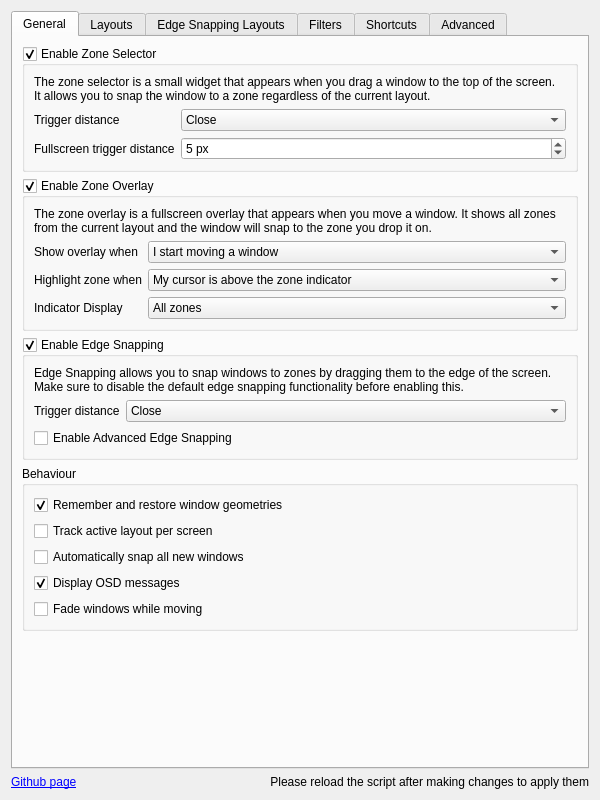
<?xml version="1.0" encoding="UTF-8"?>
<ui version="4.0">
 <class>KWin::KZonesConfigForm</class>
 <widget class="QWidget" name="KWin::KZonesConfigForm">
  <property name="geometry">
   <rect>
    <x>0</x>
    <y>0</y>
    <width>600</width>
    <height>800</height>
   </rect>
  </property>
  <layout class="QVBoxLayout" name="verticalLayout">
   <item>
    <widget class="QTabWidget" name="tabWidget">
     <property name="currentIndex">
      <number>0</number>
     </property>
     <widget class="QWidget" name="tab_general">
      <attribute name="icon">
       <iconset theme="systemsettings">
        <normaloff>../../../../../../../../.designer/backup</normaloff>../../../../../../../../.designer/backup</iconset>
      </attribute>
      <attribute name="title">
       <string>General</string>
      </attribute>
      <layout class="QVBoxLayout" name="verticalLayout_4">
       <item>
        <widget class="QGroupBox" name="kcfg_enableZoneSelector">
         <property name="title">
          <string>Enable Zone Selector</string>
         </property>
         <property name="alignment">
          <set>Qt::AlignLeading|Qt::AlignLeft|Qt::AlignTop</set>
         </property>
         <property name="checkable">
          <bool>true</bool>
         </property>
         <layout class="QVBoxLayout" name="verticalLayout_14">
          <item>
           <widget class="QLabel" name="label_zoneSelectorExplanation">
            <property name="text">
             <string>The zone selector is a small widget that appears when you drag a window to the top of the screen. It allows you to snap the window to a zone regardless of the current layout.</string>
            </property>
            <property name="wordWrap">
             <bool>true</bool>
            </property>
           </widget>
          </item>
          <item>
           <layout class="QFormLayout" name="formLayout_zoneSelector">
            <item row="0" column="1">
             <widget class="QComboBox" name="kcfg_zoneSelectorTriggerDistance">
              <property name="sizePolicy">
               <sizepolicy hsizetype="Expanding" vsizetype="Fixed">
                <horstretch>0</horstretch>
                <verstretch>0</verstretch>
               </sizepolicy>
              </property>
              <property name="currentText">
               <string>Close</string>
              </property>
              <property name="currentIndex">
               <number>0</number>
              </property>
              <item>
               <property name="text">
                <string>Close</string>
               </property>
              </item>
              <item>
               <property name="text">
                <string>Medium</string>
               </property>
              </item>
              <item>
               <property name="text">
                <string>Far</string>
               </property>
              </item>
             </widget>
            </item>
            <item row="0" column="0">
             <widget class="QLabel" name="label_zoneSelectorTriggerDistance">
              <property name="text">
               <string>Trigger distance </string>
              </property>
             </widget>
            </item>
            <item row="1" column="0">
             <widget class="QLabel" name="label_fullscreenTriggerDistance">
              <property name="text">
               <string>Fullscreen trigger distance</string>
              </property>
             </widget>
            </item>
            <item row="1" column="1">
             <widget class="QSpinBox" name="kcfg_fullscreenTriggerDistance">
              <property name="sizePolicy">
               <sizepolicy hsizetype="Expanding" vsizetype="Fixed">
                <horstretch>0</horstretch>
                <verstretch>0</verstretch>
               </sizepolicy>
              </property>
              <property name="toolTip">
               <string>Distance from the top edge to trigger fullscreen action (in pixels)</string>
              </property>
              <property name="suffix">
               <string> px</string>
              </property>
              <property name="minimum">
               <number>1</number>
              </property>
              <property name="maximum">
               <number>20</number>
              </property>
              <property name="value">
               <number>5</number>
              </property>
             </widget>
            </item>
           </layout>
          </item>
         </layout>
        </widget>
       </item>
       <item>
        <widget class="QGroupBox" name="kcfg_enableZoneOverlay">
         <property name="title">
          <string>Enable Zone Overlay</string>
         </property>
         <property name="checkable">
          <bool>true</bool>
         </property>
         <property name="checked">
          <bool>true</bool>
         </property>
         <layout class="QVBoxLayout" name="verticalLayout_13">
          <item>
           <widget class="QLabel" name="label_zoneOverlayExplanation">
            <property name="text">
             <string>The zone overlay is a fullscreen overlay that appears when you move a window. It shows all zones from the current layout and the window will snap to the zone you drop it on.</string>
            </property>
            <property name="wordWrap">
             <bool>true</bool>
            </property>
           </widget>
          </item>
          <item>
           <layout class="QFormLayout" name="formLayout_zoneOverlay">
            <item row="0" column="0">
             <widget class="QLabel" name="label_zoneOverlayShowWhen">
              <property name="text">
               <string>Show overlay when</string>
              </property>
             </widget>
            </item>
            <item row="0" column="1">
             <widget class="QComboBox" name="kcfg_zoneOverlayShowWhen">
              <property name="sizePolicy">
               <sizepolicy hsizetype="Expanding" vsizetype="Fixed">
                <horstretch>0</horstretch>
                <verstretch>0</verstretch>
               </sizepolicy>
              </property>
              <item>
               <property name="text">
                <string>I start moving a window</string>
               </property>
              </item>
              <item>
               <property name="text">
                <string>I press the toggle overlay shortcut</string>
               </property>
              </item>
             </widget>
            </item>
            <item row="1" column="0">
             <widget class="QLabel" name="label_zoneOverlayHighlightTarget">
              <property name="text">
               <string>Highlight zone when</string>
              </property>
             </widget>
            </item>
            <item row="1" column="1">
             <widget class="QComboBox" name="kcfg_zoneOverlayHighlightTarget">
              <property name="sizePolicy">
               <sizepolicy hsizetype="Expanding" vsizetype="Fixed">
                <horstretch>0</horstretch>
                <verstretch>0</verstretch>
               </sizepolicy>
              </property>
              <item>
               <property name="text">
                <string>My cursor is above the zone indicator</string>
               </property>
              </item>
              <item>
               <property name="text">
                <string>My cursor is anywhere in the zone</string>
               </property>
              </item>
             </widget>
            </item>
            <item row="2" column="0">
             <widget class="QLabel" name="label_zoneOverlayIndicatorDisplay">
              <property name="text">
               <string>Indicator Display</string>
              </property>
             </widget>
            </item>
            <item row="2" column="1">
             <widget class="QComboBox" name="kcfg_zoneOverlayIndicatorDisplay">
              <property name="sizePolicy">
               <sizepolicy hsizetype="Expanding" vsizetype="Fixed">
                <horstretch>0</horstretch>
                <verstretch>0</verstretch>
               </sizepolicy>
              </property>
              <item>
               <property name="text">
                <string>All zones</string>
               </property>
              </item>
              <item>
               <property name="text">
                <string>Only target zone</string>
               </property>
              </item>
             </widget>
            </item>
           </layout>
          </item>
         </layout>
        </widget>
       </item>
       <item>
        <widget class="QGroupBox" name="kcfg_enableEdgeSnapping">
         <property name="title">
          <string>Enable Edge Snapping</string>
         </property>
         <property name="checkable">
          <bool>true</bool>
         </property>
         <property name="checked">
          <bool>true</bool>
         </property>
         <layout class="QVBoxLayout" name="verticalLayout_13">
          <item>
           <widget class="QLabel" name="label_edgeSnappingExplanation">
            <property name="text">
             <string>Edge Snapping allows you to snap windows to zones by dragging them to the edge of the screen. Make sure to disable the default edge snapping functionality before enabling this.</string>
            </property>
            <property name="wordWrap">
             <bool>true</bool>
            </property>
           </widget>
          </item>
          <item>
           <layout class="QFormLayout" name="formLayout_edgeSnapping">
            <item row="0" column="0">
             <widget class="QLabel" name="label_edgeSnappingTriggerDistance">
              <property name="text">
               <string>Trigger distance</string>
              </property>
             </widget>
            </item>
            <item row="0" column="1">
             <widget class="QComboBox" name="kcfg_edgeSnappingTriggerDistance">
              <property name="sizePolicy">
               <sizepolicy hsizetype="Expanding" vsizetype="Fixed">
                <horstretch>0</horstretch>
                <verstretch>0</verstretch>
               </sizepolicy>
              </property>
              <item>
               <property name="text">
                <string>Close</string>
               </property>
              </item>
              <item>
               <property name="text">
                <string>Medium</string>
               </property>
              </item>
              <item>
               <property name="text">
                <string>Far</string>
               </property>
              </item>
             </widget>
            </item>
           </layout>
          </item>
          <item>
           <widget class="QCheckBox" name="kcfg_enableAdvancedEdgeSnapping">
            <property name="text">
             <string>Enable Advanced Edge Snapping</string>
            </property>
            <property name="toolTip">
             <string>When enabled, moving your cursor to different screen edges will automatically change layouts</string>
            </property>
           </widget>
          </item>
         </layout>
        </widget>
       </item>
       <item>
        <widget class="QGroupBox" name="groupBox_snappingBehaviour">
         <property name="title">
          <string>Behaviour</string>
         </property>
         <layout class="QVBoxLayout" name="verticalLayout_11">
          <item>
           <widget class="QCheckBox" name="kcfg_rememberWindowGeometries">
            <property name="sizePolicy">
             <sizepolicy hsizetype="Minimum" vsizetype="Minimum">
              <horstretch>0</horstretch>
              <verstretch>0</verstretch>
             </sizepolicy>
            </property>
            <property name="text">
             <string>Remember and restore window geometries</string>
            </property>
            <property name="checked">
             <bool>true</bool>
            </property>
           </widget>
          </item>
          <item>
           <widget class="QCheckBox" name="kcfg_trackLayoutPerScreen">
            <property name="text">
             <string>Track active layout per screen</string>
            </property>
           </widget>
          </item>
          <item>
           <widget class="QCheckBox" name="kcfg_autoSnapAllNew">
            <property name="text">
             <string>Automatically snap all new windows</string>
            </property>
           </widget>
          </item>
          <item>
           <widget class="QCheckBox" name="kcfg_showOsdMessages">
            <property name="text">
             <string>Display OSD messages</string>
            </property>
            <property name="checked">
             <bool>true</bool>
            </property>
           </widget>
          </item>
          <item>
           <widget class="QCheckBox" name="kcfg_fadeWindowsWhileMoving">
            <property name="text">
             <string>Fade windows while moving</string>
            </property>
           </widget>
          </item>
         </layout>
        </widget>
       </item>
       <item>
        <spacer name="verticalSpacer_general">
         <property name="orientation">
          <enum>Qt::Vertical</enum>
         </property>
         <property name="sizeHint" stdset="0">
          <size>
           <width>0</width>
           <height>0</height>
          </size>
         </property>
        </spacer>
       </item>
      </layout>
      <zorder>kcfg_enableEdgeSnapping</zorder>
      <zorder>verticalSpacer_general</zorder>
      <zorder>groupBox_snappingBehaviour</zorder>
      <zorder>kcfg_enableZoneSelector</zorder>
      <zorder>kcfg_enableZoneOverlay</zorder>
     </widget>
     <widget class="QWidget" name="tab_layouts">
      <attribute name="icon">
       <iconset theme="preferences-desktop-virtual">
        <normaloff>../../../../../../../../.designer/backup</normaloff>../../../../../../../../.designer/backup</iconset>
      </attribute>
      <attribute name="title">
       <string>Layouts</string>
      </attribute>
      <layout class="QVBoxLayout" name="verticalLayout_2">
       <item>
        <widget class="QGroupBox" name="groupBox_layouts">
         <property name="title">
          <string>Layouts</string>
         </property>
         <layout class="QVBoxLayout" name="verticalLayout_6">
          <item>
           <widget class="QPlainTextEdit" name="kcfg_layoutsJson">
            <property name="plainText">
             <string>[
    {
        &quot;name&quot;: &quot;Priority Grid&quot;,
        &quot;padding&quot;: 0,
        &quot;zones&quot;: [
            {
                &quot;x&quot;: 0,
                &quot;y&quot;: 0,
                &quot;height&quot;: 100,
                &quot;width&quot;: 25
            },
            {
                &quot;x&quot;: 25,
                &quot;y&quot;: 0,
                &quot;height&quot;: 100,
                &quot;width&quot;: 50
            },
            {
                &quot;x&quot;: 75,
                &quot;y&quot;: 0,
                &quot;height&quot;: 100,
                &quot;width&quot;: 25
            }
        ]
    },
    {
        &quot;name&quot;: &quot;Quadrant Grid&quot;,
        &quot;zones&quot;: [
            {
                &quot;x&quot;: 0,
                &quot;y&quot;: 0,
                &quot;height&quot;: 50,
                &quot;width&quot;: 50
            },
            {
                &quot;x&quot;: 0,
                &quot;y&quot;: 50,
                &quot;height&quot;: 50,
                &quot;width&quot;: 50
            },
            {
                &quot;x&quot;: 50,
                &quot;y&quot;: 50,
                &quot;height&quot;: 50,
                &quot;width&quot;: 50
            },
            {
                &quot;x&quot;: 50,
                &quot;y&quot;: 0,
                &quot;height&quot;: 50,
                &quot;width&quot;: 50
            }
        ]
    },
    {
        &quot;name&quot;: &quot;Tri-Column&quot;,
        &quot;zones&quot;: [
            {
                &quot;x&quot;: 0,
                &quot;y&quot;: 0,
                &quot;height&quot;: 100,
                &quot;width&quot;: 33.33
            },
            {
                &quot;x&quot;: 33.33,
                &quot;y&quot;: 0,
                &quot;height&quot;: 100,
                &quot;width&quot;: 33.34
            },
            {
                &quot;x&quot;: 66.67,
                &quot;y&quot;: 0,
                &quot;height&quot;: 100,
                &quot;width&quot;: 33.33
            }
        ]
    },
    {
        &quot;name&quot;: &quot;Dual Asymmetrical Left&quot;,
        &quot;zones&quot;: [
            {
                &quot;x&quot;: 0,
                &quot;y&quot;: 0,
                &quot;height&quot;: 100,
                &quot;width&quot;: 70
            },
            {
                &quot;x&quot;: 70,
                &quot;y&quot;: 0,
                &quot;height&quot;: 100,
                &quot;width&quot;: 30
            }
        ]
    },
    {
        &quot;name&quot;: &quot;Dual Asymmetrical Right&quot;,
        &quot;zones&quot;: [
            {
                &quot;x&quot;: 0,
                &quot;y&quot;: 0,
                &quot;height&quot;: 100,
                &quot;width&quot;: 30
            },
            {
                &quot;x&quot;: 30,
                &quot;y&quot;: 0,
                &quot;height&quot;: 100,
                &quot;width&quot;: 70
            }
        ]
    },
    {
        &quot;name&quot;: &quot;Six Equal Squares&quot;,
        &quot;zones&quot;: [
            {
                &quot;x&quot;: 0,
                &quot;y&quot;: 0,
                &quot;height&quot;: 33.33,
                &quot;width&quot;: 33.33
            },
            {
                &quot;x&quot;: 33.33,
                &quot;y&quot;: 0,
                &quot;height&quot;: 33.33,
                &quot;width&quot;: 33.34
            },
            {
                &quot;x&quot;: 66.67,
                &quot;y&quot;: 0,
                &quot;height&quot;: 33.33,
                &quot;width&quot;: 33.33
            },
            {
                &quot;x&quot;: 0,
                &quot;y&quot;: 33.33,
                &quot;height&quot;: 33.34,
                &quot;width&quot;: 33.33
            },
            {
                &quot;x&quot;: 33.33,
                &quot;y&quot;: 33.33,
                &quot;height&quot;: 33.34,
                &quot;width&quot;: 33.34
            },
            {
                &quot;x&quot;: 66.67,
                &quot;y&quot;: 33.33,
                &quot;height&quot;: 33.34,
                &quot;width&quot;: 33.33
            },
            {
                &quot;x&quot;: 0,
                &quot;y&quot;: 66.67,
                &quot;height&quot;: 33.33,
                &quot;width&quot;: 33.33
            },
            {
                &quot;x&quot;: 33.33,
                &quot;y&quot;: 66.67,
                &quot;height&quot;: 33.33,
                &quot;width&quot;: 33.34
            },
            {
                &quot;x&quot;: 66.67,
                &quot;y&quot;: 66.67,
                &quot;height&quot;: 33.33,
                &quot;width&quot;: 33.33
            }
        ]
    },
    {
        &quot;name&quot;: &quot;Four Vertical Strips&quot;,
        &quot;zones&quot;: [
            {
                &quot;x&quot;: 0,
                &quot;y&quot;: 0,
                &quot;height&quot;: 100,
                &quot;width&quot;: 25
            },
            {
                &quot;x&quot;: 25,
                &quot;y&quot;: 0,
                &quot;height&quot;: 100,
                &quot;width&quot;: 25
            },
            {
                &quot;x&quot;: 50,
                &quot;y&quot;: 0,
                &quot;height&quot;: 100,
                &quot;width&quot;: 25
            },
            {
                &quot;x&quot;: 75,
                &quot;y&quot;: 0,
                &quot;height&quot;: 100,
                &quot;width&quot;: 25
            }
        ]
    },
    {
        &quot;name&quot;: &quot;Tri-Column with Quadrants at the Sides&quot;,
        &quot;zones&quot;: [
            {
                &quot;x&quot;: 0,
                &quot;y&quot;: 0,
                &quot;height&quot;: 50,
                &quot;width&quot;: 25
            },
            {
                &quot;x&quot;: 0,
                &quot;y&quot;: 50,
                &quot;height&quot;: 50,
                &quot;width&quot;: 25
            },
            {
                &quot;x&quot;: 25,
                &quot;y&quot;: 0,
                &quot;height&quot;: 100,
                &quot;width&quot;: 50
            },
            {
                &quot;x&quot;: 75,
                &quot;y&quot;: 0,
                &quot;height&quot;: 50,
                &quot;width&quot;: 25
            },
            {
                &quot;x&quot;: 75,
                &quot;y&quot;: 50,
                &quot;height&quot;: 50,
                &quot;width&quot;: 25
            }
        ]
    }
]</string>
            </property>
           </widget>
          </item>
         </layout>
        </widget>
       </item>
      </layout>
     </widget>
     <widget class="QWidget" name="tab_edgeSnappingLayouts">
      <attribute name="icon">
       <iconset theme="preferences-desktop-virtual">
        <normaloff>../../../../../../../../.designer/backup</normaloff>../../../../../../../../.designer/backup</iconset>
      </attribute>
      <attribute name="title">
       <string>Edge Snapping Layouts</string>
      </attribute>
      <layout class="QVBoxLayout" name="verticalLayout_3">
       <item>
        <widget class="QGroupBox" name="groupBox_edgeSnappingLayouts">
         <property name="title">
          <string>Edge Snapping Layouts Configuration</string>
         </property>
         <layout class="QVBoxLayout" name="verticalLayout_7">
          <item>
           <widget class="QLabel" name="label_edgeSnappingLayoutsExplanation">
            <property name="text">
             <string>Configure which layouts should be activated when the cursor approaches different screen edges at different distances. Each zone can have different layouts for different distances (far, medium, close). Use layout names instead of indices to make configurations more readable.</string>
            </property>
            <property name="wordWrap">
             <bool>true</bool>
            </property>
           </widget>
          </item>
          <item>
           <widget class="QPlainTextEdit" name="kcfg_edgeSnappingLayoutsJson">
            <property name="plainText">
             <string>{
    "zones": {
        "zone-left-edge": { "far": "Dual Asymmetrical Left", "medium": "Tri-Column", "close": "Priority Grid" },
        "zone-right-edge": { "far": "Dual Asymmetrical Right", "medium": "Tri-Column", "close": "Priority Grid" },
        "zone-left-top-edge": { "far": "Quadrant Grid", "medium": "Six Equal Squares", "close": "Four Vertical Strips" },
        "zone-right-top-edge": { "far": "Quadrant Grid", "medium": "Six Equal Squares", "close": "Four Vertical Strips" },
        "zone-left-bottom-edge": { "far": "Quadrant Grid", "medium": "Six Equal Squares", "close": "Tri-Column with Quadrants at the Sides" },
        "zone-right-bottom-edge": { "far": "Quadrant Grid", "medium": "Six Equal Squares", "close": "Tri-Column with Quadrants at the Sides" },
        
        "zone-left-top": { "far": "Dual Asymmetrical Left", "medium": "Quadrant Grid", "close": "Tri-Column" },
        "zone-right-top": { "far": "Dual Asymmetrical Right", "medium": "Quadrant Grid", "close": "Tri-Column" },
        "zone-center-top": { "close": "Priority Grid" },
        "zone-left-bottom": { "far": "Dual Asymmetrical Left", "medium": "Quadrant Grid", "close": "Tri-Column" },
        "zone-right-bottom": { "far": "Dual Asymmetrical Right", "medium": "Quadrant Grid", "close": "Tri-Column" },
        "zone-center-bottom": { "close": "Priority Grid" },
        
        "zone-center": { "close": "Quadrant Grid" },
        "zone-left-center-outer": { "close": "Dual Asymmetrical Left" },
        "zone-left-center-inner": { "close": "Tri-Column" },
        "zone-right-center-outer": { "close": "Dual Asymmetrical Right" },
        "zone-right-center-inner": { "close": "Tri-Column" },
        
        "zone-left-top-outer": { "close": "Quadrant Grid" },
        "zone-left-top-inner": { "close": "Six Equal Squares" },
        "zone-right-top-outer": { "close": "Quadrant Grid" },
        "zone-right-top-inner": { "close": "Six Equal Squares" },
        "zone-left-bottom-outer": { "close": "Quadrant Grid" },
        "zone-left-bottom-inner": { "close": "Six Equal Squares" },
        "zone-right-bottom-outer": { "close": "Quadrant Grid" },
        "zone-right-bottom-inner": { "close": "Six Equal Squares" }
    },
    "distances": {
        "far": [15, 10],
        "medium": [10, 5],
        "close": [5, 0]
    }
}</string>
            </property>
           </widget>
          </item>
         </layout>
        </widget>
       </item>
      </layout>
     </widget>
     <widget class="QWidget" name="tab_filters">
      <attribute name="icon">
       <iconset theme="preferences-desktop-filter">
        <normaloff>../../../../../../../../.designer/backup</normaloff>../../../../../../../../.designer/backup</iconset>
      </attribute>
      <attribute name="title">
       <string>Filters</string>
      </attribute>
      <layout class="QVBoxLayout" name="verticalLayout_7">
       <item>
        <widget class="QGroupBox" name="groupBox_filtering">
         <property name="title">
          <string>Filtering</string>
         </property>
         <layout class="QVBoxLayout" name="verticalLayout_8">
          <item>
           <widget class="QLabel" name="label_filteringExplanation">
            <property name="sizePolicy">
             <sizepolicy hsizetype="Preferred" vsizetype="Fixed">
              <horstretch>0</horstretch>
              <verstretch>0</verstretch>
             </sizepolicy>
            </property>
            <property name="text">
             <string>Choose a filter mode and enter the window classes you wish to include or exclude, seperated by a new line.</string>
            </property>
            <property name="wordWrap">
             <bool>true</bool>
            </property>
           </widget>
          </item>
          <item>
           <layout class="QFormLayout" name="formLayout_filtering">
            <item row="0" column="0">
             <widget class="QLabel" name="label_filteringMode">
              <property name="text">
               <string>Mode</string>
              </property>
             </widget>
            </item>
            <item row="0" column="1">
             <widget class="QComboBox" name="kcfg_filterMode">
              <property name="sizePolicy">
               <sizepolicy hsizetype="Expanding" vsizetype="Fixed">
                <horstretch>0</horstretch>
                <verstretch>0</verstretch>
               </sizepolicy>
              </property>
              <item>
               <property name="text">
                <string>Include</string>
               </property>
              </item>
              <item>
               <property name="text">
                <string>Exclude</string>
               </property>
              </item>
             </widget>
            </item>
            <item row="1" column="0">
             <widget class="QLabel" name="label_filteringFilter">
              <property name="text">
               <string>Filter</string>
              </property>
             </widget>
            </item>
            <item row="1" column="1">
             <widget class="QPlainTextEdit" name="kcfg_filterList">
              <property name="toolTip">
               <string>Enter window classes you wish to include/exclude (seperated by a new line)</string>
              </property>
             </widget>
            </item>
           </layout>
          </item>
         </layout>
        </widget>
       </item>
      </layout>
     </widget>
     <widget class="QWidget" name="tab_shortcuts">
      <attribute name="icon">
       <iconset theme="configure-shortcuts">
        <normaloff>../../../../../.designer/backup</normaloff>../../../../../.designer/backup</iconset>
      </attribute>
      <attribute name="title">
       <string>Shortcuts</string>
      </attribute>
      <layout class="QVBoxLayout" name="verticalLayout_9">
       <item>
        <layout class="QVBoxLayout" name="verticalLayout_shortcuts" stretch="0">
         <item>
          <widget class="QGroupBox" name="groupBox_shortcuts">
           <property name="title">
            <string>Shortcuts</string>
           </property>
           <layout class="QVBoxLayout" name="verticalLayout_12">
            <item>
             <widget class="QLabel" name="label_shortcutsExplanation">
              <property name="text">
               <string>&lt;html&gt;&lt;head/&gt;&lt;body&gt;&lt;p&gt;To set up shortcuts for this script&lt;/p&gt;&lt;p&gt;Go to System Settings / Shortcuts and search for &amp;quot;KZones&amp;quot;&lt;/p&gt;&lt;/body&gt;&lt;/html&gt;</string>
              </property>
              <property name="alignment">
               <set>Qt::AlignCenter</set>
              </property>
             </widget>
            </item>
           </layout>
          </widget>
         </item>
        </layout>
       </item>
      </layout>
     </widget>
     <widget class="QWidget" name="tab_advanced">
      <attribute name="icon">
       <iconset theme="applications-development">
        <normaloff>../../../../../../../../.designer/backup</normaloff>../../../../../../../../.designer/backup</iconset>
      </attribute>
      <attribute name="title">
       <string>Advanced</string>
      </attribute>
      <layout class="QVBoxLayout" name="verticalLayout_9">
       <item>
        <layout class="QVBoxLayout" name="verticalLayout_advanced" stretch="0,0">
         <item>
          <widget class="QGroupBox" name="groupBox_performance">
           <property name="title">
            <string>Performance</string>
           </property>
           <property name="flat">
            <bool>false</bool>
           </property>
           <layout class="QVBoxLayout" name="verticalLayout_16">
            <item>
             <layout class="QFormLayout" name="formLayout_performance">
              <item row="0" column="0">
               <widget class="QLabel" name="label_pollingRate">
                <property name="toolTip">
                 <string>Speed of which the zone checking is done</string>
                </property>
                <property name="text">
                 <string>Polling rate</string>
                </property>
               </widget>
              </item>
              <item row="0" column="1">
               <widget class="QSpinBox" name="kcfg_pollingRate">
                <property name="sizePolicy">
                 <sizepolicy hsizetype="Expanding" vsizetype="Fixed">
                  <horstretch>0</horstretch>
                  <verstretch>0</verstretch>
                 </sizepolicy>
                </property>
                <property name="toolTip">
                 <string>Speed of which the zone checking is done</string>
                </property>
                <property name="suffix">
                 <string> ms</string>
                </property>
                <property name="minimum">
                 <number>10</number>
                </property>
                <property name="maximum">
                 <number>1000</number>
                </property>
                <property name="singleStep">
                 <number>10</number>
                </property>
                <property name="value">
                 <number>100</number>
                </property>
               </widget>
              </item>
             </layout>
            </item>
           </layout>
          </widget>
         </item>
         <item>
          <widget class="QGroupBox" name="groupBox_debug">
           <property name="title">
            <string>Debugging</string>
           </property>
           <layout class="QVBoxLayout" name="verticalLayout_17">
            <item>
             <widget class="QCheckBox" name="kcfg_enableDebugLogging">
              <property name="sizePolicy">
               <sizepolicy hsizetype="Minimum" vsizetype="Minimum">
                <horstretch>0</horstretch>
                <verstretch>0</verstretch>
               </sizepolicy>
              </property>
              <property name="text">
               <string>Enable logging</string>
              </property>
             </widget>
            </item>
            <item>
             <widget class="QCheckBox" name="kcfg_enableDebugOverlay">
              <property name="sizePolicy">
               <sizepolicy hsizetype="Minimum" vsizetype="Minimum">
                <horstretch>0</horstretch>
                <verstretch>0</verstretch>
               </sizepolicy>
              </property>
              <property name="text">
               <string>Enable debug overlay</string>
              </property>
             </widget>
            </item>
           </layout>
          </widget>
         </item>
        </layout>
       </item>
       <item>
        <spacer name="verticalSpacer_advanced">
         <property name="orientation">
          <enum>Qt::Vertical</enum>
         </property>
         <property name="sizeHint" stdset="0">
          <size>
           <width>20</width>
           <height>40</height>
          </size>
         </property>
        </spacer>
       </item>
      </layout>
     </widget>
    </widget>
   </item>
   <item>
    <layout class="QHBoxLayout" name="horizontalLayout_main">
     <item>
      <widget class="QLabel" name="label_mainBottomLeft">
       <property name="toolTip">
        <string>https://github.com/gerritdevriese/kzones</string>
       </property>
       <property name="text">
        <string>&lt;a href=&quot;https://github.com/gerritdevriese/kzones&quot;&gt;Github page&lt;/a&gt;</string>
       </property>
       <property name="margin">
        <number>8</number>
       </property>
       <property name="openExternalLinks">
        <bool>true</bool>
       </property>
      </widget>
     </item>
     <item>
      <widget class="QLabel" name="label_mainBottomRight">
       <property name="font">
        <font>
         <weight>50</weight>
         <italic>false</italic>
         <bold>false</bold>
         <underline>false</underline>
         <strikeout>false</strikeout>
        </font>
       </property>
       <property name="toolTip">
        <string/>
       </property>
       <property name="text">
        <string>Please reload the script after making changes to apply them</string>
       </property>
       <property name="scaledContents">
        <bool>false</bool>
       </property>
       <property name="alignment">
        <set>Qt::AlignRight|Qt::AlignTrailing|Qt::AlignVCenter</set>
       </property>
       <property name="margin">
        <number>8</number>
       </property>
      </widget>
     </item>
    </layout>
   </item>
  </layout>
 </widget>
 <resources/>
 <connections/>
</ui>
